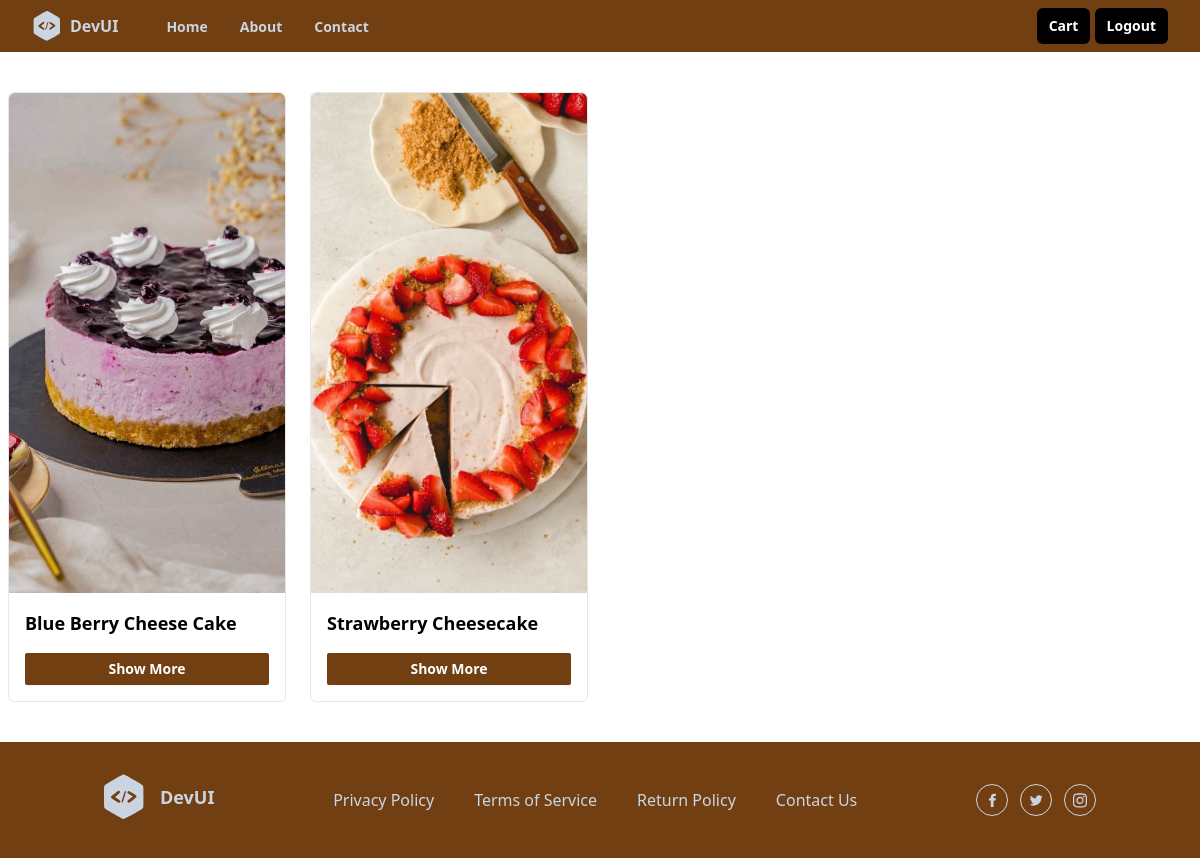
Page /cake/5/list/ on the committed database.
### shop/models.py (models this page shows, shortened)
class CakeVarient(models.Model):
    cake_object=models.ForeignKey(Cake,on_delete=models.CASCADE,related_name='cakeitem')
    flavour_object=models.ForeignKey(Flavour,on_delete=models.CASCADE,)
    category_object=models.ForeignKey(Category,on_delete=models.CASCADE,name="cakecategory")
    image=models.ImageField(upload_to="cake_images",default="default.jpg",null=True,blank=True)
    shape_opt=(
        ("Square","Square"),
        ("Rectangle","Rectangle"),
        ("Heart","Heart"),
        ("Round","Round"),
        ("Custom","Custom"),
   )
    shape=models.CharField(max_length=150,choices=shape_opt,default="custom")
    weight_opt=(
        ("250gm","250gm"),
        ("500gm","500gm"),
        ("1kg","1kg"),
        ("1.5kg","1.5kg"),
        ("2kg","2kg"),
        ("Custom","Custom"),
    )
    weight=models.CharField(max_length=150,choices=weight_opt,default="500")
    price=models.PositiveIntegerField()
    created_date=models.DateTimeField(auto_now_add=True)
    updated_date=models.DateTimeField(auto_now=True)
    is_active=models.BooleanField(default=True)

class Cake(models.Model):
    name=models.CharField(max_length=150,unique=True)
    Occasion_object=models.ManyToManyField(Occasion)
    created_date=models.DateTimeField(auto_now_add=True)
    updated_date=models.DateTimeField(auto_now=True)
    is_active=models.BooleanField(default=True)

### shop/views.py (the view)
# urls.py: path("cake/<int:pk>/list/",views.CategoryListView.as_view(),name="Category-item-list"),
class CategoryListView(View):
    def get(self,request,*args,**kwargs):
        id=kwargs.get("pk")
        qs=CakeVarient.objects.filter(cakecategory=id)
        return render (request,"category_item_list.html",{"data":qs})

### shop/templates/category_item_list.html
{%extends 'base.html'%}
{%block main_block%}
  <div class="mx-auto grid w-full max-w-7xl items-center space-y-4 px-2 py-10 md:grid-cols-2 md:gap-6 md:space-y-0 lg:grid-cols-4">
    {%for d in data%}
    <div class="rounded-md border">
      <img
      src="{{d.image.url}}"
      alt="cake"
      class="md:w-[400px] md:h-[500px] w-full rounded-t-md object-cover "
    />
      <div class="p-4">
        <h1 class="inline-flex items-center text-lg font-semibold">
          {{d.cake_object.name}}
        </h1>
        <button
          type="button"
          class="mt-4 w-full rounded-sm bg-yellow-900 px-2 py-1.5 text-sm font-semibold text-white shadow-sm hover:bg-yellow-900/80 focus-visible:outline focus-visible:outline-2 focus-visible:outline-offset-2 focus-visible:outline-black"
        >
        <a href="{%url 'cake-details' d.id%}">
          Show More</a>
        </button>
      </div>
      </div>
      {%endfor%}
    </div>
{%endblock%}

### rows in the picture
CakeVarient: image (picture), cake_object.name "Blue Berry Cheese Cake"
CakeVarient: image (picture), cake_object.name "Strawberry Cheesecake"
